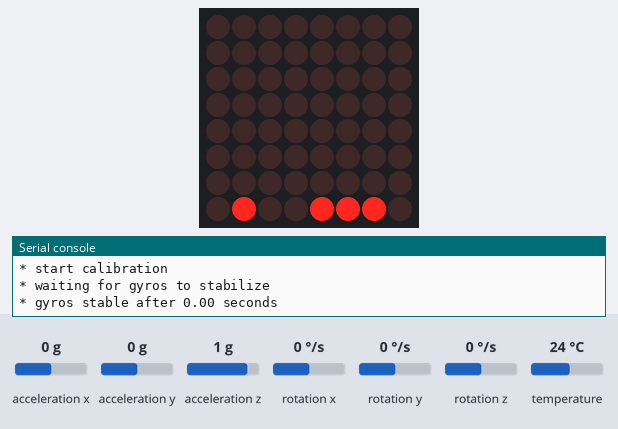
The program below on a simulated ESP32 board running MicroPython. On the bench: 8×8 LED matrix, the last lines printed to the serial console. The inputs (shaded band) are chosen by the test bench; at power-on: rotation x 0 °/s, acceleration x 0 g, acceleration y 0 g, acceleration z 1 g, rotation y 0 °/s, rotation z 0 °/s, temperature 24 °C. The clock reads 2024-03-15 10:24:30 at power-on unless the program sets it; library files of the repository ran but are not shown: max7219.py, mpu6050.py.

Above: at 0.9 s.
At 5.7 s:
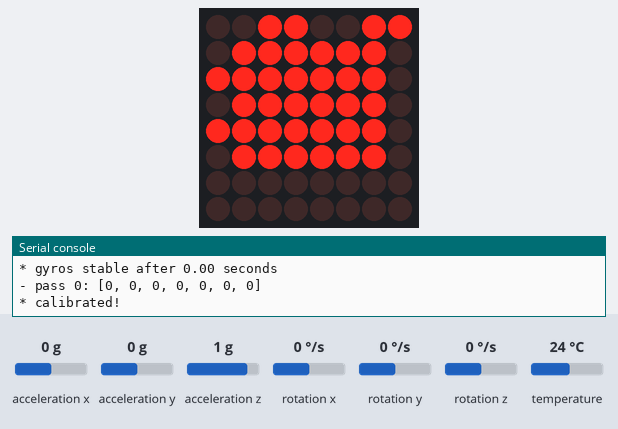
5.8 s: rotation x set to -192 °/s
At 6.1 s:
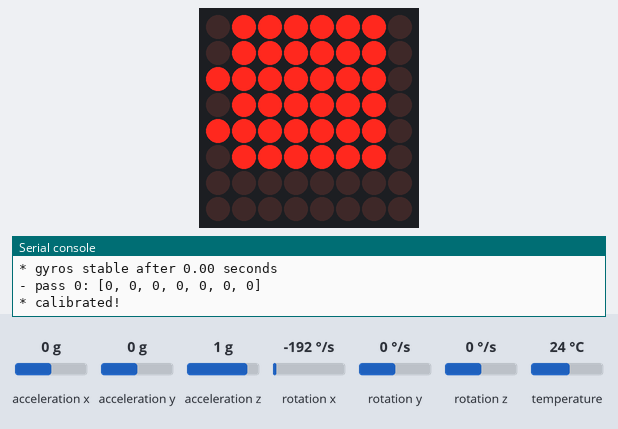
7.3 s: rotation x set to 0 °/s
At 8.8 s:
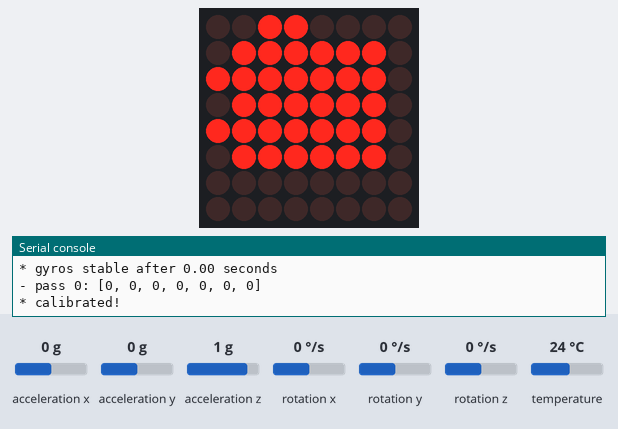
Timing chart, 0 to 10.3 s (numbered marks = the images above; inputs shaded):
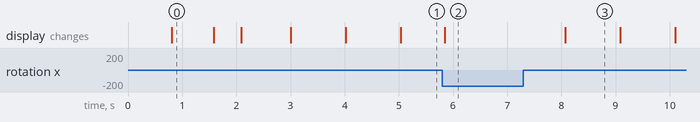

The program:

main.py
```python
import machine, time, max7219, mpu6050

spi = machine.SPI(-1, 10000000, miso=machine.Pin(2), mosi=machine.Pin(13), sck=machine.Pin(14))
display = max7219.Matrix8x8(spi, machine.Pin(12))
display.fill(0)
display.brightness(1)
display.show()

m = mpu6050.MPU(scl=22,sda=21,intr=16,d=display)
while not m.calibrated:
    m.calibrate()

acx, acy, acz, seq, gx, gy, gz = 0, 0, 0, 0, 0, 0, 0

starttime = int(time.time())

while True:

    try:
        acx, acy, acz, seq, gx, gy, gz = m.read_sensors_scaled()
    except:
        pass
    if sum([abs(x) for x in [acx, acy, acz, gx, gy, gz]]) > 50:
        starttime = int(time.time())

    seconds = int(time.time()) - starttime
    hrs = '%02d' % (seconds / 3600)
    mins = '%02d' % ((seconds % 3600) / 60)
    secs = '%02d' % (seconds % 60)
    clock = '%s.%s.%s' % (hrs, mins, secs)
    display.nprint(clock)
    #display.dot(2, seconds % 2)
    display.show()

    time.sleep(0.1)
```

constants.py
```python
# constants extracted from
# https://github.com/jrowberg/i2cdevlib/blob/master/Arduino/MPU6050/MPU6050.h

MPU6050_ADDRESS_AD0_LOW               = 0x68
MPU6050_ADDRESS_AD0_HIGH              = 0x69
MPU6050_DEFAULT_ADDRESS               = MPU6050_ADDRESS_AD0_LOW
MPU6050_RA_XG_OFFS_TC                 = 0x00
MPU6050_RA_YG_OFFS_TC                 = 0x01
MPU6050_RA_ZG_OFFS_TC                 = 0x02
MPU6050_RA_X_FINE_GAIN                = 0x03
MPU6050_RA_Y_FINE_GAIN                = 0x04
MPU6050_RA_Z_FINE_GAIN                = 0x05
MPU6050_RA_XA_OFFS_H                  = 0x06
MPU6050_RA_XA_OFFS_L_TC               = 0x07
MPU6050_RA_YA_OFFS_H                  = 0x08
MPU6050_RA_YA_OFFS_L_TC               = 0x09
MPU6050_RA_ZA_OFFS_H                  = 0x0A
MPU6050_RA_ZA_OFFS_L_TC               = 0x0B
MPU6050_RA_SELF_TEST_X                = 0x0D
MPU6050_RA_SELF_TEST_Y                = 0x0E
MPU6050_RA_SELF_TEST_Z                = 0x0F
MPU6050_RA_SELF_TEST_A                = 0x10
MPU6050_RA_XG_OFFS_USRH               = 0x13
MPU6050_RA_XG_OFFS_USRL               = 0x14
MPU6050_RA_YG_OFFS_USRH               = 0x15
MPU6050_RA_YG_OFFS_USRL               = 0x16
MPU6050_RA_ZG_OFFS_USRH               = 0x17
MPU6050_RA_ZG_OFFS_USRL               = 0x18
MPU6050_RA_SMPLRT_DIV                 = 0x19
MPU6050_RA_CONFIG                     = 0x1A
MPU6050_RA_GYRO_CONFIG                = 0x1B
MPU6050_RA_ACCEL_CONFIG               = 0x1C
MPU6050_RA_FF_THR                     = 0x1D
MPU6050_RA_FF_DUR                     = 0x1E
MPU6050_RA_MOT_THR                    = 0x1F
MPU6050_RA_MOT_DUR                    = 0x20
MPU6050_RA_ZRMOT_THR                  = 0x21
MPU6050_RA_ZRMOT_DUR                  = 0x22
MPU6050_RA_FIFO_EN                    = 0x23
MPU6050_RA_INT_PIN_CFG                = 0x37
MPU6050_RA_INT_ENABLE                 = 0x38
MPU6050_RA_DMP_INT_STATUS             = 0x39
MPU6050_RA_INT_STATUS                 = 0x3A
MPU6050_RA_ACCEL_XOUT_H               = 0x3B
MPU6050_RA_ACCEL_XOUT_L               = 0x3C
MPU6050_RA_ACCEL_YOUT_H               = 0x3D
MPU6050_RA_ACCEL_YOUT_L               = 0x3E
MPU6050_RA_ACCEL_ZOUT_H               = 0x3F
MPU6050_RA_ACCEL_ZOUT_L               = 0x40
MPU6050_RA_TEMP_OUT_H                 = 0x41
MPU6050_RA_TEMP_OUT_L                 = 0x42
MPU6050_RA_GYRO_XOUT_H                = 0x43
MPU6050_RA_GYRO_XOUT_L                = 0x44
MPU6050_RA_GYRO_YOUT_H                = 0x45
MPU6050_RA_GYRO_YOUT_L                = 0x46
MPU6050_RA_GYRO_ZOUT_H                = 0x47
MPU6050_RA_GYRO_ZOUT_L                = 0x48
MPU6050_RA_MOT_DETECT_STATUS          = 0x61
MPU6050_RA_SIGNAL_PATH_RESET          = 0x68
MPU6050_RA_MOT_DETECT_CTRL            = 0x69
MPU6050_RA_USER_CTRL                  = 0x6A
MPU6050_RA_PWR_MGMT_1                 = 0x6B
MPU6050_RA_PWR_MGMT_2                 = 0x6C
MPU6050_RA_BANK_SEL                   = 0x6D
MPU6050_RA_MEM_START_ADDR             = 0x6E
MPU6050_RA_MEM_R_W                    = 0x6F
MPU6050_RA_DMP_CFG_1                  = 0x70
MPU6050_RA_DMP_CFG_2                  = 0x71
MPU6050_RA_FIFO_COUNTH                = 0x72
MPU6050_RA_FIFO_COUNTL                = 0x73
MPU6050_RA_FIFO_R_W                   = 0x74
MPU6050_RA_WHO_AM_I                   = 0x75
MPU6050_TC_PWR_MODE_BIT               = 7
MPU6050_TC_OFFSET_BIT                 = 6
MPU6050_TC_OFFSET_LENGTH              = 6
MPU6050_TC_OTP_BNK_VLD_BIT            = 0
MPU6050_VDDIO_LEVEL_VLOGIC            = 0
MPU6050_VDDIO_LEVEL_VDD               = 1
MPU6050_CFG_EXT_SYNC_SET_BIT          = 5
MPU6050_CFG_EXT_SYNC_SET_LENGTH       = 3
MPU6050_CFG_DLPF_CFG_BIT              = 2
MPU6050_CFG_DLPF_CFG_LENGTH           = 3
MPU6050_DLPF_BW_256                   = 0x00
MPU6050_DLPF_BW_188                   = 0x01
MPU6050_DLPF_BW_98                    = 0x02
MPU6050_DLPF_BW_42                    = 0x03
MPU6050_DLPF_BW_20                    = 0x04
MPU6050_DLPF_BW_10                    = 0x05
MPU6050_DLPF_BW_5                     = 0x06
MPU6050_GCONFIG_FS_SEL_BIT            = 4
MPU6050_GCONFIG_FS_SEL_LENGTH         = 2
MPU6050_GYRO_FS_250                   = 0x00
MPU6050_GYRO_FS_500                   = 0x01
MPU6050_GYRO_FS_1000                  = 0x02
MPU6050_GYRO_FS_2000                  = 0x03
MPU6050_ACONFIG_XA_ST_BIT             = 7
MPU6050_ACONFIG_YA_ST_BIT             = 6
MPU6050_ACONFIG_ZA_ST_BIT             = 5
MPU6050_ACONFIG_AFS_SEL_BIT           = 4
MPU6050_ACONFIG_AFS_SEL_LENGTH        = 2
MPU6050_ACONFIG_ACCEL_HPF_BIT         = 2
MPU6050_ACONFIG_ACCEL_HPF_LENGTH      = 3
MPU6050_ACCEL_FS_2                    = 0x00
MPU6050_ACCEL_FS_4                    = 0x01
MPU6050_ACCEL_FS_8                    = 0x02
MPU6050_ACCEL_FS_16                   = 0x03
MPU6050_DHPF_RESET                    = 0x00
MPU6050_DHPF_5                        = 0x01
MPU6050_DHPF_2P5                      = 0x02
MPU6050_DHPF_1P25                     = 0x03
MPU6050_DHPF_0P63                     = 0x04
MPU6050_DHPF_HOLD                     = 0x07
MPU6050_TEMP_FIFO_EN_BIT              = 7
MPU6050_XG_FIFO_EN_BIT                = 6
MPU6050_YG_FIFO_EN_BIT                = 5
MPU6050_ZG_FIFO_EN_BIT                = 4
MPU6050_ACCEL_FIFO_EN_BIT             = 3
MPU6050_INTCFG_INT_LEVEL_BIT          = 7
MPU6050_INTCFG_INT_OPEN_BIT           = 6
MPU6050_INTCFG_LATCH_INT_EN_BIT       = 5
MPU6050_INTCFG_INT_RD_CLEAR_BIT       = 4
MPU6050_INTCFG_FSYNC_INT_LEVEL_BIT    = 3
MPU6050_INTCFG_FSYNC_INT_EN_BIT       = 2
MPU6050_INTCFG_CLKOUT_EN_BIT          = 0
MPU6050_INTMODE_ACTIVEHIGH            = 0x00
MPU6050_INTMODE_ACTIVELOW             = 0x01
MPU6050_INTDRV_PUSHPULL               = 0x00
MPU6050_INTDRV_OPENDRAIN              = 0x01
MPU6050_INTLATCH_50USPULSE            = 0x00
MPU6050_INTLATCH_WAITCLEAR            = 0x01
MPU6050_INTCLEAR_STATUSREAD           = 0x00
MPU6050_INTCLEAR_ANYREAD              = 0x01
MPU6050_INTERRUPT_FF_BIT              = 7
MPU6050_INTERRUPT_MOT_BIT             = 6
MPU6050_INTERRUPT_ZMOT_BIT            = 5
MPU6050_INTERRUPT_FIFO_OFLOW_BIT      = 4
MPU6050_INTERRUPT_PLL_RDY_INT_BIT     = 2
MPU6050_INTERRUPT_DMP_INT_BIT         = 1
MPU6050_INTERRUPT_DATA_RDY_BIT        = 0
MPU6050_DMPINT_5_BIT                  = 5
MPU6050_DMPINT_4_BIT                  = 4
MPU6050_DMPINT_3_BIT                  = 3
MPU6050_DMPINT_2_BIT                  = 2
MPU6050_DMPINT_1_BIT                  = 1
MPU6050_DMPINT_0_BIT                  = 0
MPU6050_MOTION_MOT_XNEG_BIT           = 7
MPU6050_MOTION_MOT_XPOS_BIT           = 6
MPU6050_MOTION_MOT_YNEG_BIT           = 5
MPU6050_MOTION_MOT_YPOS_BIT           = 4
MPU6050_MOTION_MOT_ZNEG_BIT           = 3
MPU6050_MOTION_MOT_ZPOS_BIT           = 2
MPU6050_MOTION_MOT_ZRMOT_BIT          = 0
MPU6050_DELAYCTRL_DELAY_ES_SHADOW_BIT = 7
MPU6050_PATHRESET_GYRO_RESET_BIT      = 2
MPU6050_PATHRESET_ACCEL_RESET_BIT     = 1
MPU6050_PATHRESET_TEMP_RESET_BIT      = 0
MPU6050_DETECT_ACCEL_ON_DELAY_BIT     = 5
MPU6050_DETECT_ACCEL_ON_DELAY_LENGTH  = 2
MPU6050_DETECT_FF_COUNT_BIT           = 3
MPU6050_DETECT_FF_COUNT_LENGTH        = 2
MPU6050_DETECT_MOT_COUNT_BIT          = 1
MPU6050_DETECT_MOT_COUNT_LENGTH       = 2
MPU6050_DETECT_DECREMENT_RESET        = 0x0
MPU6050_DETECT_DECREMENT_1            = 0x1
MPU6050_DETECT_DECREMENT_2            = 0x2
MPU6050_DETECT_DECREMENT_4            = 0x3
MPU6050_USERCTRL_DMP_EN_BIT           = 7
MPU6050_USERCTRL_FIFO_EN_BIT          = 6
MPU6050_USERCTRL_DMP_RESET_BIT        = 3
MPU6050_USERCTRL_FIFO_RESET_BIT       = 2
MPU6050_USERCTRL_SIG_COND_RESET_BIT   = 0
MPU6050_PWR1_DEVICE_RESET_BIT         = 7
MPU6050_PWR1_SLEEP_BIT                = 6
MPU6050_PWR1_CYCLE_BIT                = 5
MPU6050_PWR1_TEMP_DIS_BIT             = 3
MPU6050_PWR1_CLKSEL_BIT               = 2
MPU6050_PWR1_CLKSEL_LENGTH            = 3
MPU6050_CLOCK_INTERNAL                = 0x00
MPU6050_CLOCK_PLL_XGYRO               = 0x01
MPU6050_CLOCK_PLL_YGYRO               = 0x02
MPU6050_CLOCK_PLL_ZGYRO               = 0x03
MPU6050_CLOCK_PLL_EXT32K              = 0x04
MPU6050_CLOCK_PLL_EXT19M              = 0x05
MPU6050_CLOCK_KEEP_RESET              = 0x07
MPU6050_PWR2_LP_WAKE_CTRL_BIT         = 7
MPU6050_PWR2_LP_WAKE_CTRL_LENGTH      = 2
MPU6050_PWR2_STBY_XA_BIT              = 5
MPU6050_PWR2_STBY_YA_BIT              = 4
MPU6050_PWR2_STBY_ZA_BIT              = 3
MPU6050_PWR2_STBY_XG_BIT              = 2
MPU6050_PWR2_STBY_YG_BIT              = 1
MPU6050_PWR2_STBY_ZG_BIT              = 0
MPU6050_WAKE_FREQ_1P25                = 0x0
MPU6050_WAKE_FREQ_2P5                 = 0x1
MPU6050_WAKE_FREQ_5                   = 0x2
MPU6050_WAKE_FREQ_10                  = 0x3
MPU6050_WHO_AM_I_BIT                  = 6
MPU6050_WHO_AM_I_LENGTH               = 6
MPU_SCL_PIN                           = 13
MPU_SDA_PIN                           = 12
MPU_DATA_RDY_PIN                      = 14
MPU_ADDR                              = MPU6050_DEFAULT_ADDRESS
```

cfilter.py
```python
import micropython
import math
import time

class ComplementaryFilter(object):
    def __init__(self, gyro_weight=0.95):
        self.gyro_weight = gyro_weight
        self.reset()

    def reset(self):
        self.last = 0

        self.accel_pos = [0, 0, 0]
        self.gyro_pos = [0, 0, 0]
        self.filter_pos = [0, 0, 0]

    def reset_gyro(self):
        self.gyro_pos = self.filter_pos

    def input(self, vals):
        now = time.ticks_ms()

        # unpack sensor readings
        accel_data = vals[0:3]
        gyro_data = vals[4:7]

        # convert accelerometer reading to degrees
        self.accel_pos = self.calculate_accel_pos(*accel_data)

        # if this is our first chunk of data, simply accept
        # the accelerometer reads and move on.
        if self.last == 0:
            self.filter_pos = self.gyro_pos = self.accel_pos
            self.last = now
            return

        # calculate the elapsed time (in seconds) since last data.
        # we need this because the gyroscope measures movement in
        # degrees/second.
        dt = time.ticks_diff(now, self.last)/1000
        self.last = now

        # calculate change in position from gyroscope readings
        gyro_delta = [i * dt for i in gyro_data]
        self.gyro_pos = [i + j for i, j in zip(self.gyro_pos, gyro_delta)]

        # pitch
        self.filter_pos[0] = (
            self.gyro_weight * (self.filter_pos[0] + gyro_delta[0])
            + (1-self.gyro_weight) * self.accel_pos[0])

        # roll
        self.filter_pos[1] = (
            self.gyro_weight * (self.filter_pos[1] + gyro_delta[1])
            + (1-self.gyro_weight) * self.accel_pos[1])

    def calculate_accel_pos(self, x, y, z):
        x2 = (x*x);
        y2 = (y*y);
        z2 = (z*z);

        adx = math.atan2(y, z)
        ady = math.atan2(-x, math.sqrt(y2 + z2))

        return [math.degrees(x) for x in [adx, ady, 0]]
```

Measured:
- after the input at 5.8 s, the display: changes at once (image 2)
- after the input at 7.3 s, the display: changes after 0.77 s (image 3)
- what the display in image 0 shows lasts 0.8 s, from 0.8 s to 1.6 s
- what the display in image 3 shows lasts 1.0 s, from 8.1 s to 9.1 s
